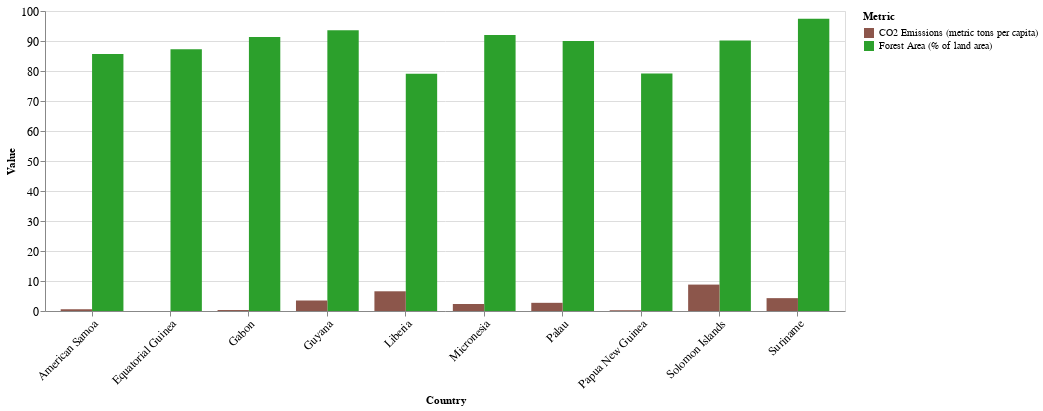

The Vega-Lite source for this figure:
### Vega-Lite specification from a JSON file in a GitHub repository (floating-point values rounded to 4 significant figures)
{"$schema": "https://vega.github.io/schema/vega-lite/v5.json", "description": "A grouped bar chart comparing CO2 emissions and forest area by country.", "width": 800, "height": 300, "data": {"values": [{"Country": "Suriname", "CO2_Emissions": 4.285, "Forest_Area": 97.41}, {"Country": "Guyana", "CO2_Emissions": 3.473, "Forest_Area": 93.55}, {"Country": "Micronesia", "CO2_Emissions": 2.333, "Forest_Area": 92.03}, {"Country": "Gabon", "CO2_Emissions": 0.3231, "Forest_Area": 91.32}, {"Country": "Solomon Islands", "CO2_Emissions": 8.803, "Forest_Area": 90.14}, {"Country": "Palau", "CO2_Emissions": 2.726, "Forest_Area": 90.02}, {"Country": "Equatorial Guinea", "CO2_Emissions": 0, "Forest_Area": 87.29}, {"Country": "American Samoa", "CO2_Emissions": 0.5633, "Forest_Area": 85.65}, {"Country": "Papua New Guinea", "CO2_Emissions": 0.2318, "Forest_Area": 79.18}, {"Country": "Liberia", "CO2_Emissions": 6.57, "Forest_Area": 79.08}]}, "selection": {"metric_selection": {"type": "multi", "fields": ["Metric Label"], "bind": "legend"}}, "transform": [{"fold": ["Forest_Area", "CO2_Emissions"], "as": ["Metric", "Value"]}, {"calculate": "datum.Metric === 'Forest_Area' ? 'Forest Area (% of land area)' : 'CO2 Emissions (metric tons per capita)'", "as": "Metric Label"}], "mark": "bar", "encoding": {"x": {"field": "Country", "type": "nominal", "title": "Country", "axis": {"labelAngle": -45, "labelFontSize": 12}}, "y": {"field": "Value", "type": "quantitative", "title": "Value", "axis": {"labelFontSize": 12}}, "color": {"field": "Metric Label", "type": "nominal", "title": "Metric", "scale": {"range": ["#8c564b", "#2ca02c"]}}, "xOffset": {"field": "Metric Label"}, "tooltip": [{"field": "Country", "type": "ordinal", "title": "Country"}, {"field": "Metric Label", "type": "nominal", "title": "Metric"}, {"field": "Value", "type": "quantitative", "title": "Value", "format": ".2f"}], "opacity": {"condition": {"selection": "metric_selection", "value": 1}, "value": 0.2}}}
